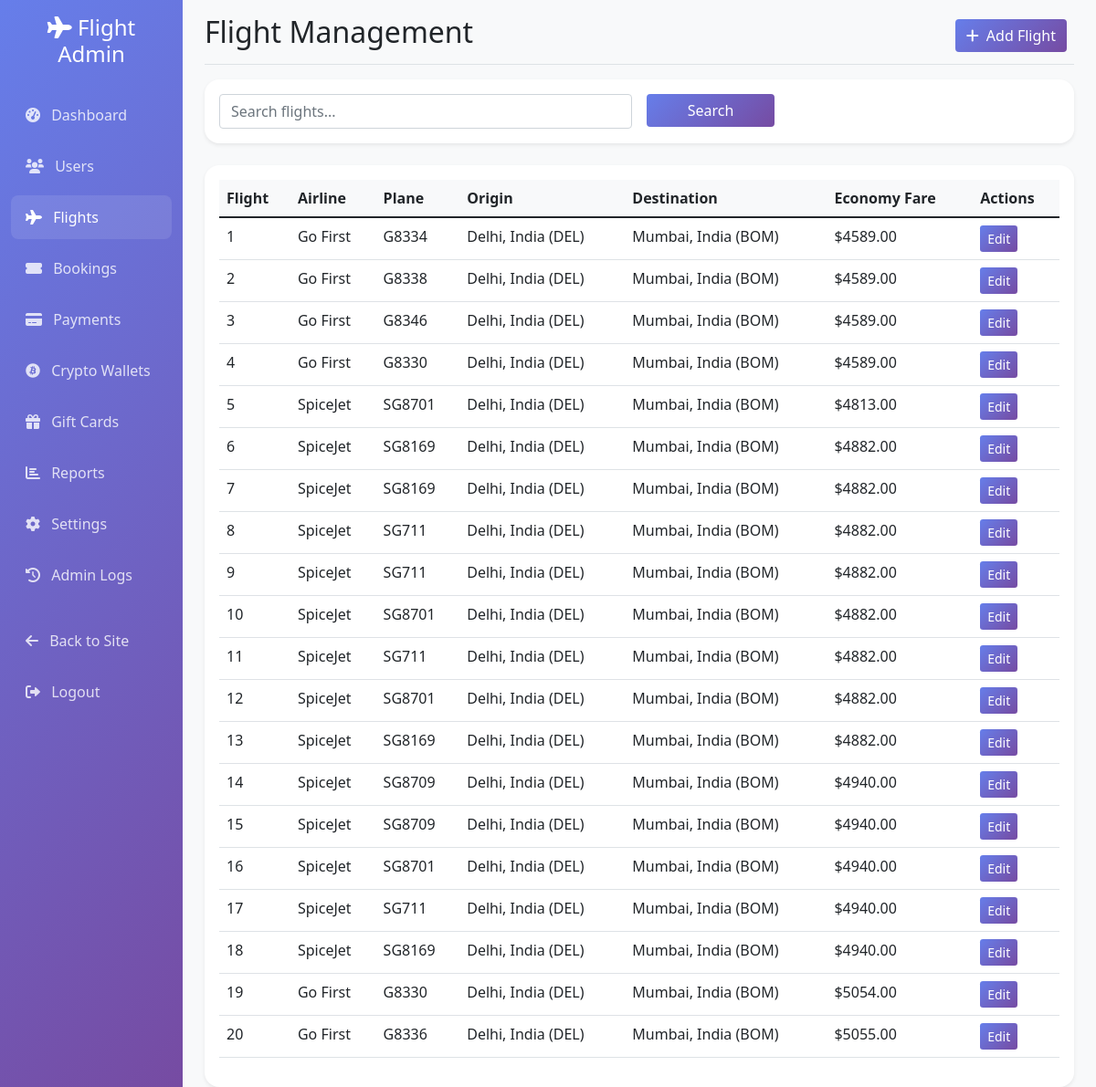
The app's page /backoffice/flights/ (signed in) with its own data.
### flight/models.py (models this page shows, shortened)
class Flight(models.Model):
    origin = models.ForeignKey(Place, on_delete=models.CASCADE, related_name="departures")
    destination = models.ForeignKey(Place, on_delete=models.CASCADE, related_name="arrivals")
    depart_time = models.TimeField(auto_now=False, auto_now_add=False)
    depart_day = models.ManyToManyField(Week, related_name="flights_of_the_day")
    duration = models.DurationField(null=True)
    arrival_time = models.TimeField(auto_now=False, auto_now_add=False)
    plane = models.CharField(max_length=24)
    airline = models.CharField(max_length=64)
    economy_fare = models.FloatField(null=True)
    business_fare = models.FloatField(null=True)
    first_fare = models.FloatField(null=True)

class Place(models.Model):
    city = models.CharField(max_length=64)
    airport = models.CharField(max_length=64)
    code = models.CharField(max_length=3)
    country = models.CharField(max_length=64)
    def __str__(self):
        return f"{self.city}, {self.country} ({self.code})"

### backoffice/views.py (the view, shortened to what this page needs)
# urls.py: path('flights/', views.flight_management, name='flight_management'),
@login_required
@user_passes_test(is_admin)
def flight_management(request):
    search_query = request.GET.get('search', '')
    flights = Flight.objects.all()
    paginator = Paginator(flights, 20)
    page_number = request.GET.get('page')
    flights = paginator.get_page(page_number)
    return render(request, 'backoffice/flight_management.html', {
        'flights': flights,
        'search_query': search_query
    })

### backoffice/views.py (called while the page is built)
def is_admin(user):
    return user.is_staff or user.is_superuser

### backoffice/templates/backoffice/flight_management.html (shortened to what this page needs)
{% extends 'backoffice/base.html' %}
{% block page_title %}Flight Management{% endblock %}
{% block page_actions %}
<a href="#" class="btn btn-primary" data-bs-toggle="modal" data-bs-target="#addFlightModal">
    <i class="fas fa-plus me-2"></i>Add Flight
</a>
{% endblock %}
{% block content %}
<div class="card mb-4">
    <div class="card-body">
        <form method="get" class="row g-3">
            <div class="col-md-6">
                <input type="text" name="search" class="form-control" placeholder="Search flights..." value="{{ search_query }}">
            </div>
            <div class="col-md-2">
                <button type="submit" class="btn btn-primary w-100">Search</button>
            </div>
        </form>
    </div>
</div>
<div class="card">
    <div class="card-body">
        <div class="table-responsive">
            <table class="table table-hover">
                <thead>
                    <tr>
                        <th>Flight</th>
                        <th>Airline</th>
                        <th>Plane</th>
                        <th>Origin</th>
                        <th>Destination</th>
                        <th>Economy Fare</th>
                        <th>Actions</th>
                    </tr>
                </thead>
                <tbody>
                    {% for flight in flights %}
                    <tr>
                        <td>{{ flight.id }}</td>
                        <td>{{ flight.airline }}</td>
                        <td>{{ flight.plane }}</td>
                        <td>{{ flight.origin }}</td>
                        <td>{{ flight.destination }}</td>
                        <td>${{ flight.economy_fare|floatformat:2 }}</td>
                        <td>
                            <a href="#" class="btn btn-sm btn-primary" data-bs-toggle="modal" data-bs-target="#editFlightModal{{ flight.id }}">Edit</a>
                        </td>
                    </tr>
                    {% empty %}
                    <tr><td colspan="7">No flights found</td></tr>
                    {% endfor %}
                </tbody>
            </table>
        </div>
    </div>
</div>
{% endblock %}

### backoffice/templates/backoffice/base.html (style rules this page uses)
.card { border: none; border-radius: 1rem; box-shadow: 0 0.125rem 0.25rem rgba(0, 0, 0, 0.075); }
.btn-primary { background: linear-gradient(135deg, #667eea 0%, #764ba2 100%); border: none; }
.table th { border-top: none; background-color: #f8f9fa; }

### records on screen
Flight: id "1", airline "Go First", plane "G8334", origin "Delhi, India (DEL)", destination "Mumbai, India (BOM)", economy_fare "4589.00"
Flight: id "2", airline "Go First", plane "G8338", origin "Delhi, India (DEL)", destination "Mumbai, India (BOM)", economy_fare "4589.00"
Flight: id "3", airline "Go First", plane "G8346", origin "Delhi, India (DEL)", destination "Mumbai, India (BOM)", economy_fare "4589.00"
Flight: id "4", airline "Go First", plane "G8330", origin "Delhi, India (DEL)", destination "Mumbai, India (BOM)", economy_fare "4589.00"
Flight: id "5", airline "SpiceJet", plane "SG8701", origin "Delhi, India (DEL)", destination "Mumbai, India (BOM)", economy_fare "4813.00"
Flight: id "6", airline "SpiceJet", plane "SG8169", origin "Delhi, India (DEL)", destination "Mumbai, India (BOM)", economy_fare "4882.00"
Flight: id "7", airline "SpiceJet", plane "SG8169", origin "Delhi, India (DEL)", destination "Mumbai, India (BOM)", economy_fare "4882.00"
Flight: id "8", airline "SpiceJet", plane "SG711", origin "Delhi, India (DEL)", destination "Mumbai, India (BOM)", economy_fare "4882.00"
Flight: id "9", airline "SpiceJet", plane "SG711", origin "Delhi, India (DEL)", destination "Mumbai, India (BOM)", economy_fare "4882.00"
Flight: id "10", airline "SpiceJet", plane "SG8701", origin "Delhi, India (DEL)", destination "Mumbai, India (BOM)", economy_fare "4882.00"
Flight: id "11", airline "SpiceJet", plane "SG711", origin "Delhi, India (DEL)", destination "Mumbai, India (BOM)", economy_fare "4882.00"
Flight: id "12", airline "SpiceJet", plane "SG8701", origin "Delhi, India (DEL)", destination "Mumbai, India (BOM)", economy_fare "4882.00"
Flight: id "13", airline "SpiceJet", plane "SG8169", origin "Delhi, India (DEL)", destination "Mumbai, India (BOM)", economy_fare "4882.00"
Flight: id "14", airline "SpiceJet", plane "SG8709", origin "Delhi, India (DEL)", destination "Mumbai, India (BOM)", economy_fare "4940.00"
Flight: id "15", airline "SpiceJet", plane "SG8709", origin "Delhi, India (DEL)", destination "Mumbai, India (BOM)", economy_fare "4940.00"
Flight: id "16", airline "SpiceJet", plane "SG8701", origin "Delhi, India (DEL)", destination "Mumbai, India (BOM)", economy_fare "4940.00"
Flight: id "17", airline "SpiceJet", plane "SG711", origin "Delhi, India (DEL)", destination "Mumbai, India (BOM)", economy_fare "4940.00"
Flight: id "18", airline "SpiceJet", plane "SG8169", origin "Delhi, India (DEL)", destination "Mumbai, India (BOM)", economy_fare "4940.00"
Flight: id "19", airline "Go First", plane "G8330", origin "Delhi, India (DEL)", destination "Mumbai, India (BOM)", economy_fare "5054.00"
Flight: id "20", airline "Go First", plane "G8336", origin "Delhi, India (DEL)", destination "Mumbai, India (BOM)", economy_fare "5055.00"
